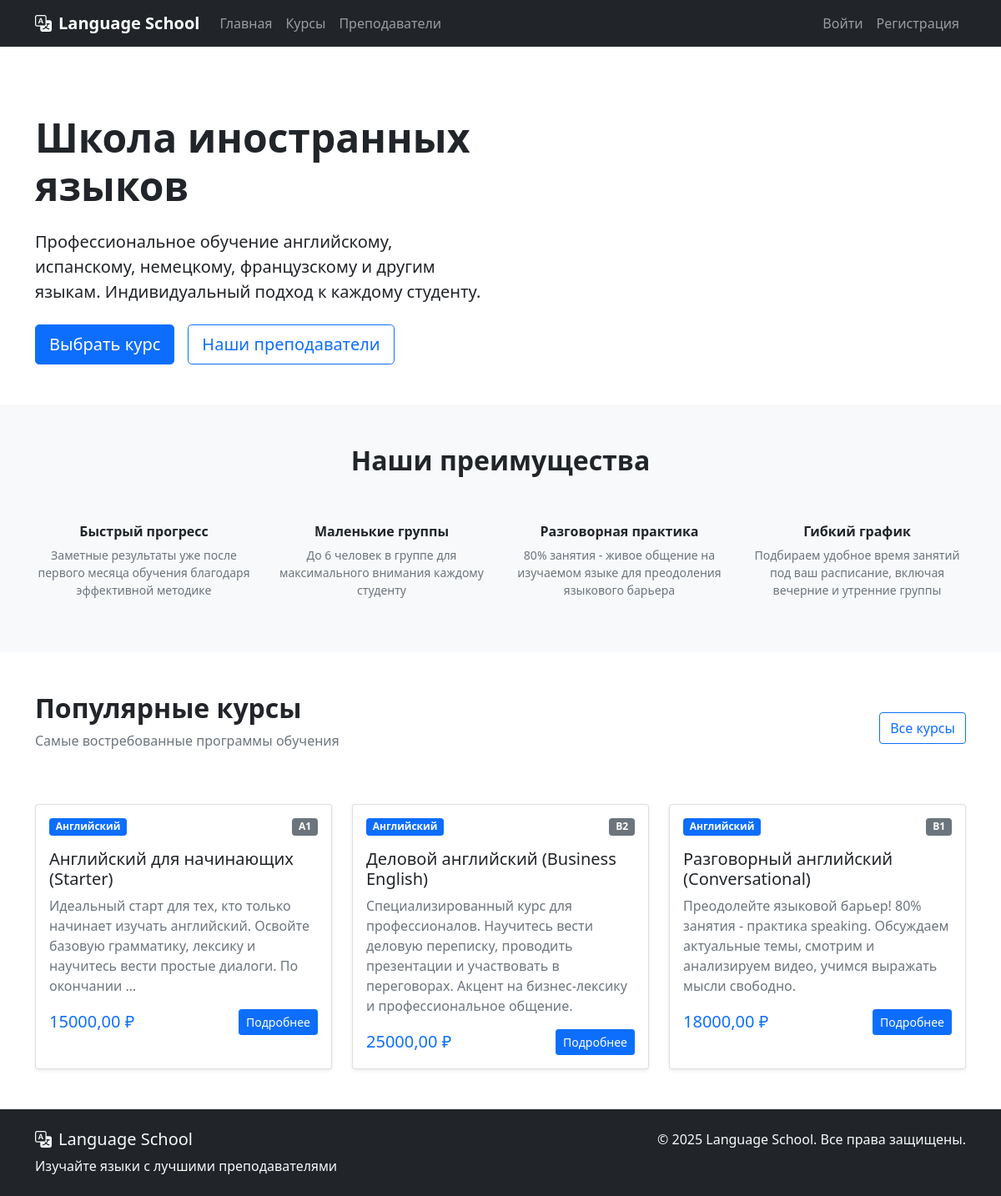
The page / on the database its author committed.
### school/models.py (models this page shows, shortened)
class Course(models.Model):
    title = models.CharField(max_length=200)
    description = models.TextField()
    language = models.ForeignKey(Language, on_delete=models.CASCADE)
    level = models.ForeignKey(Level, on_delete=models.CASCADE)
    price = models.DecimalField(max_digits=10, decimal_places=2, validators=[MinValueValidator(0)])
    duration = models.CharField(max_length=100)
    teacher = models.ForeignKey(Teacher, on_delete=models.CASCADE)
    is_active = models.BooleanField(default=True)
    created_at = models.DateTimeField(auto_now_add=True)

class Language(models.Model):
    name = models.CharField(max_length=100)

class Level(models.Model):
    name = models.CharField(max_length=100)
    description = models.TextField()

### school/views.py (the view)
# urls.py: path('', views.home, name='home'),
def home(request):
    courses = Course.objects.filter(is_active=True)[:3]
    return render(request, 'school/home.html', {'courses': courses})

### school/templates/school/home.html
{% extends 'school/base.html' %}
{% block content %}
<section class="py-5 bg-white">
    <div class="container">
        <div class="row align-items-center">
            <div class="col-lg-6">
                <h1 class="display-5 fw-bold mb-4">Школа иностранных языков</h1>
                <p class="lead mb-4">Профессиональное обучение английскому, испанскому, немецкому, французскому и другим языкам. Индивидуальный подход к каждому студенту.</p>
                <div class="d-flex gap-3">
                    <a href="{% url 'course_list' %}" class="btn btn-primary btn-lg">
                        Выбрать курс
                    </a>
                    <a href="{% url 'teacher_list' %}" class="btn btn-outline-primary btn-lg">
                        Наши преподаватели
                    </a>
                </div>
            </div>
        </div>
    </div>
</section>
<section class="py-5 bg-light">
    <div class="container">
        <div class="row">
            <div class="col-12 text-center mb-5">
                <h2 class="fw-bold">Наши преимущества</h2>
            </div>
        </div>
        <div class="row g-4">
            <div class="col-md-3 text-center">
                <h6 class="fw-bold">Быстрый прогресс</h6>
                <p class="text-muted small">Заметные результаты уже после первого месяца обучения благодаря эффективной методике</p>
            </div>
            <div class="col-md-3 text-center">
                <h6 class="fw-bold">Маленькие группы</h6>
                <p class="text-muted small">До 6 человек в группе для максимального внимания каждому студенту</p>
            </div>
            <div class="col-md-3 text-center">
                <h6 class="fw-bold">Разговорная практика</h6>
                <p class="text-muted small">80% занятия - живое общение на изучаемом языке для преодоления языкового барьера</p>
            </div>
            <div class="col-md-3 text-center">
                <h6 class="fw-bold">Гибкий график</h6>
                <p class="text-muted small">Подбираем удобное время занятий под ваш расписание, включая вечерние и утренние группы</p>
            </div>
        </div>
    </div>
</section>
<section class="py-5 bg-white">
    <div class="container">
        <div class="row align-items-center mb-5">
            <div class="col">
                <h2 class="fw-bold">Популярные курсы</h2>
                <p class="text-muted">Самые востребованные программы обучения</p>
            </div>
            <div class="col-auto">
                <a href="{% url 'course_list' %}" class="btn btn-outline-primary">
                    Все курсы
                </a>
            </div>
        </div>
        <div class="row g-4">
            {% for course in courses|slice:":3" %}
            <div class="col-md-4">
                <div class="card h-100 shadow-sm">
                    <div class="card-body">
                        <div class="d-flex justify-content-between align-items-start mb-3">
                            <span class="badge bg-primary">{{ course.language.name }}</span>
                            <span class="badge bg-secondary">{{ course.level.name }}</span>
                        </div>
                        <h5 class="card-title">{{ course.title }}</h5>
                        <p class="card-text text-muted">{{ course.description|truncatewords:20 }}</p>
                        <div class="mt-auto">
                            <div class="d-flex justify-content-between align-items-center">
                                <span class="h5 text-primary mb-0">{{ course.price }} ₽</span>
                                <a href="{% url 'course_detail' course.pk %}" class="btn btn-primary btn-sm">
                                    Подробнее
                                </a>
                            </div>
                        </div>
                    </div>
                </div>
            </div>
            {% empty %}
            <div class="col-12 text-center">
                <div class="alert alert-info">
                    Курсы скоро появятся
                </div>
            </div>
            {% endfor %}
        </div>
    </div>
</section>
{% endblock %}

### school/templates/school/base.html (style rules this page uses)
html, body { height: 100%; margin: 0; padding: 0; }
body { display: flex; flex-direction: column; min-height: 100vh; }

### rows shown on the page
Course: language.name "Английский", level.name "А1", title "Английский для начинающих (Starter)", description "Идеальный старт для тех, кто только начинает изучать английский. Освойте базовую грамматику, лексику и научитесь вести простые диалоги. По окончании …", price "15000,00"
Course: language.name "Английский", level.name "B2", title "Деловой английский (Business English)", description "Специализированный курс для профессионалов. Научитесь вести деловую переписку, проводить презентации и участвовать в переговорах. Акцент на бизнес-лексику и профессиональное общение.", price "25000,00"
Course: language.name "Английский", level.name "B1", title "Разговорный английский (Conversational)", description "Преодолейте языковой барьер! 80% занятия - практика speaking. Обсуждаем актуальные темы, смотрим и анализируем видео, учимся выражать мысли свободно.", price "18000,00"
